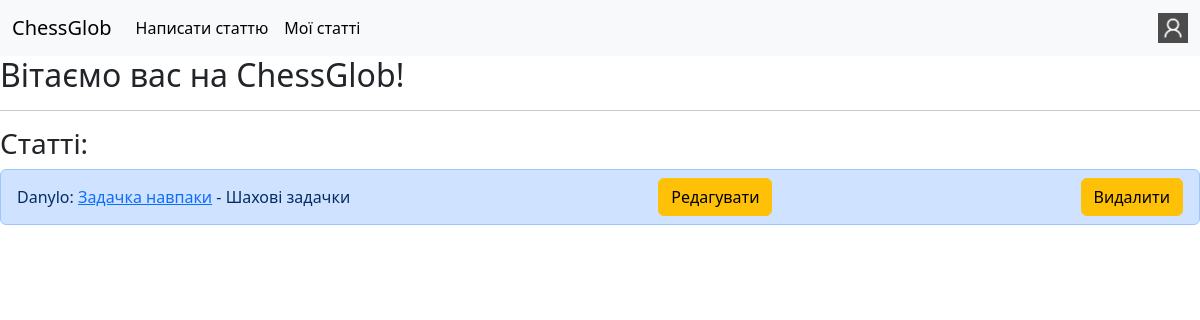
The app's page / (signed in) with its own data.
### blog/models.py (models this page shows, shortened)
class Article(models.Model):
    class Categories(models.TextChoices):
        other = "Інше"
        debut = "Дебют"
        middle_game = "Мітельшпіль"
        end_game = "Ендшпіль"
        history = "Історія"
        etude = "Шахові задачки"
    author = models.ForeignKey(MyUser, models.CASCADE)
    name = models.CharField(max_length=32)
    category = models.CharField(choices=Categories.choices, default=Categories.other)
    elements_num = models.IntegerField(default=1)

### auth_sys/models.py (models this page shows, shortened)
class MyUser(AbstractBaseUser, PermissionsMixin):
    class Roles(models.TextChoices): #Усі можливі ролі
        USER = "user"
        ADMINISTRATOR = "administrator"
    username = models.CharField(unique=True, max_length=16)
    email = models.EmailField(unique=True)
    role = models.CharField(choices=Roles.choices, default=Roles.USER)
    first_name = models.CharField(blank=True, null=True, max_length=16)
    last_name = models.CharField(blank=True, null=True, max_length=32)
    birth_date = models.DateField(blank=True, null=True)
    is_staff = models.BooleanField(default=False)
    is_superuser = models.BooleanField(default=False)
    is_active = models.BooleanField(default=True)
    objects = MyUserManager() #Це потрібно для створення самого акаунту
    USERNAME_FIELD = "username"
    REQUIRED_FIELDS = ["email"]

### blog/views.py (the view)
# urls.py: path("", views.index, name="index"),
def index(request):
    return render(request, "blog/index.html", {"articles":models.Article.objects.all()})

### templates/blog/index.html (shortened to what this page needs)
{% extends "base.html" %}
{% block body %}
<h2>Вітаємо вас на ChessGlob!</h2>
<hr>
<h3>Статті:</h3>
<ul class="list-group">
    {% for article in articles %}
    <li class="list-group-item list-group-item-primary d-flex justify-content-between align-items-center">
        <div>
            {{ article.author.username }}: <a href="{% url 'blog:view_article' article.pk%}">{{ article.name }}</a> - {{ article.category }}
        </div>
        {% if user == article.author %}
        <a class="btn btn-warning" href="{% url 'blog:redact_article' article.pk %}" role="button">Редагувати</a>
        {% endif %}
        {% if user == article.author or user.role == article.author.Roles.ADMINISTRATOR %}
        <a class="btn btn-warning" href="{% url 'blog:delete_article' article.pk %}" role="button" onclick="return confirm('Ви точно хочете видалити цю статтю?')">Видалити</a>
        {% endif %}
    </li>
    {% endfor %}
</ul>
{% endblock %}

### records on screen
Article: author.username "Danylo", name "Задачка навпаки", category "Шахові задачки", shows "Редагувати", shows "Видалити"
